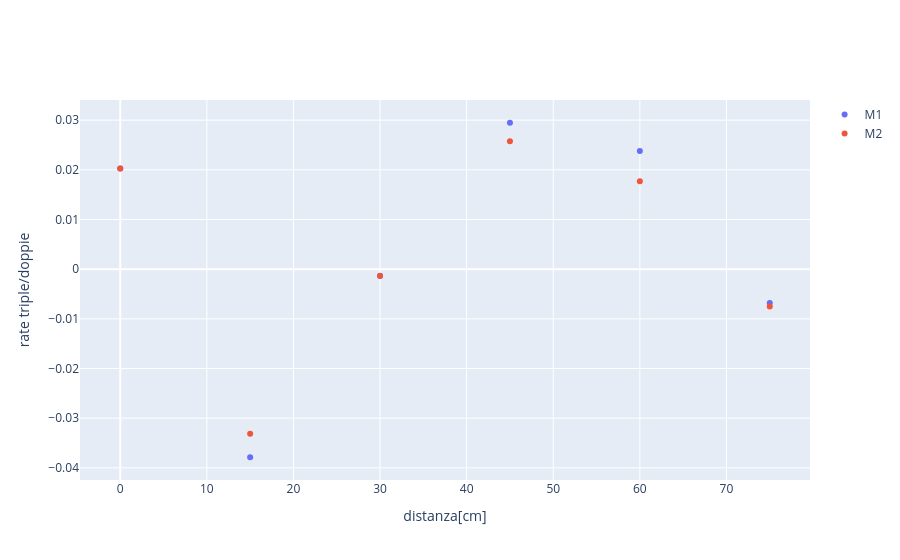

Source (notebook cell):
### Markdown cell above
## Diff

### Code cell
fig = go.Figure()

fig.add_trace( go.Scatter( x = sim_M_1['Mx'] , y = -((df_M[' pgm_triple'])/(df_M[' pg_doppie']) - (sim_M_1['triple'].to_numpy())/(sim_M_1['doppie'].to_numpy())) , mode = 'markers' , name = 'M1'))

fig.add_trace( go.Scatter( x = sim_M_2['Mx'] , y = -((df_M[' pgm_triple'])/(df_M[' pg_doppie']) - (sim_M_2['triple'].to_numpy())/(sim_M_2['doppie'].to_numpy())) , mode = 'markers' , name = 'M2'))

fig.update_xaxes( title_text = 'distanza[cm]')
fig.update_yaxes( title_text = 'rate triple/doppie')
fig.show()

### Figure 1 — Plotly figure (JSON) as saved in the notebook; plotly's stock layout.template omitted (floating-point values rounded to 4 significant figures)
{"data": [{"mode": "markers", "name": "M1", "type": "scatter", "x": [0, 15, 30, 45, 60, 75], "y": [0.02029, -0.03787, -0.001305, 0.02948, 0.02377, -0.00682]}, {"mode": "markers", "name": "M2", "type": "scatter", "x": [0, 15, 30, 45, 60, 75], "y": [0.02029, -0.03314, -0.001385, 0.02573, 0.01772, -0.00753]}], "layout": {"xaxis": {"title": {"text": "distanza[cm]"}}, "yaxis": {"title": {"text": "rate triple/doppie"}}}}
